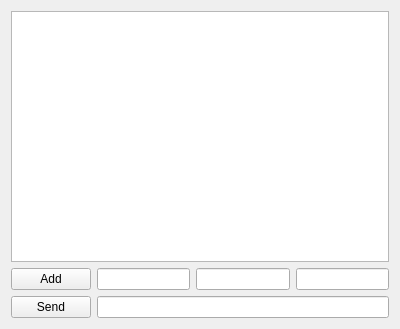
<?xml version="1.0" encoding="UTF-8"?>
<ui version="4.0">
 <class>ReportsWidget</class>
 <widget class="QWidget" name="ReportsWidget">
  <property name="geometry">
   <rect>
    <x>0</x>
    <y>0</y>
    <width>400</width>
    <height>329</height>
   </rect>
  </property>
  <property name="windowTitle">
   <string>Form</string>
  </property>
  <layout class="QVBoxLayout" name="verticalLayout">
   <item>
    <widget class="QListWidget" name="ReportListWidget"/>
   </item>
   <item>
    <layout class="QHBoxLayout" name="horizontalLayout_2">
     <item>
      <widget class="QPushButton" name="AddButton">
       <property name="text">
        <string>Add</string>
       </property>
      </widget>
     </item>
     <item>
      <widget class="QLineEdit" name="DescriptionLineEdit"/>
     </item>
     <item>
      <widget class="QLineEdit" name="LatitudeLineEdit"/>
     </item>
     <item>
      <widget class="QLineEdit" name="LongitudeLineEdit"/>
     </item>
    </layout>
   </item>
   <item>
    <layout class="QHBoxLayout" name="horizontalLayout">
     <item>
      <widget class="QPushButton" name="SendButton">
       <property name="text">
        <string>Send</string>
       </property>
      </widget>
     </item>
     <item>
      <widget class="QLineEdit" name="MessageLIneEdit"/>
     </item>
    </layout>
   </item>
  </layout>
 </widget>
 <resources/>
 <connections>
  <connection>
   <sender>AddButton</sender>
   <signal>clicked()</signal>
   <receiver>ReportsWidget</receiver>
   <slot>AddReport()</slot>
   <hints>
    <hint type="sourcelabel">
     <x>69</x>
     <y>273</y>
    </hint>
    <hint type="destinationlabel">
     <x>178</x>
     <y>321</y>
    </hint>
   </hints>
  </connection>
  <connection>
   <sender>SendButton</sender>
   <signal>clicked()</signal>
   <receiver>ReportsWidget</receiver>
   <slot>SendMessage()</slot>
   <hints>
    <hint type="sourcelabel">
     <x>49</x>
     <y>314</y>
    </hint>
    <hint type="destinationlabel">
     <x>111</x>
     <y>326</y>
    </hint>
   </hints>
  </connection>
 </connections>
 <slots>
  <slot>AddReport()</slot>
  <slot>SendMessage()</slot>
 </slots>
</ui>
